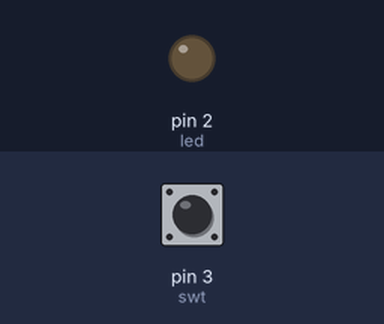
A sketch run on a simulated Arduino Uno, built with avr-gcc and run on an emulated ATmega328P. On the bench: output pins drawn as LEDs (lit = HIGH). Inputs (shaded band) come from the test bench; at power-on: pin 3 (swt) HIGH.

Above: at 1.2 s.
1.3 s: pin 3 (swt) pulled LOW for 0.15 s
At 1.37 s:
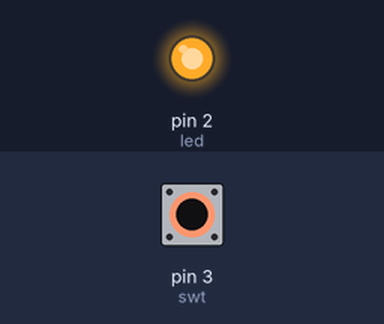
2.9 s: pin 3 (swt) pulled LOW for 3.2 s
At 7.3 s:
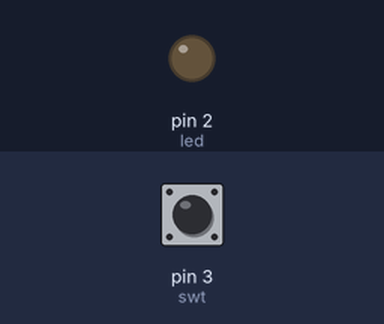
Timing chart, 0 to 8.8 s (numbered marks = the images above; inputs shaded):
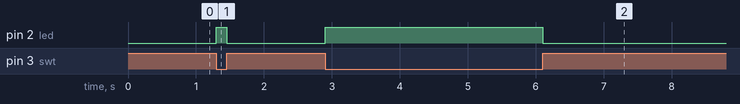

The sketch:

p4.ino
```cpp
 int led=2;
int swt=3;

void setup() {
  // put your setup code here, to run once:
pinMode(led,OUTPUT);
pinMode(swt,INPUT_PULLUP);
}

void loop() {
if(digitalRead(swt)==LOW)
{
  digitalWrite(led,HIGH);
}
else
{
    digitalWrite(led,LOW);
}


}
```

Measured:
- after the input at 1.3 s, pin 2 (led): LOW → HIGH at once, → LOW 0.15 s later
- after the input at 2.9 s, pin 2 (led): LOW → HIGH at once, → LOW 3.2 s later
